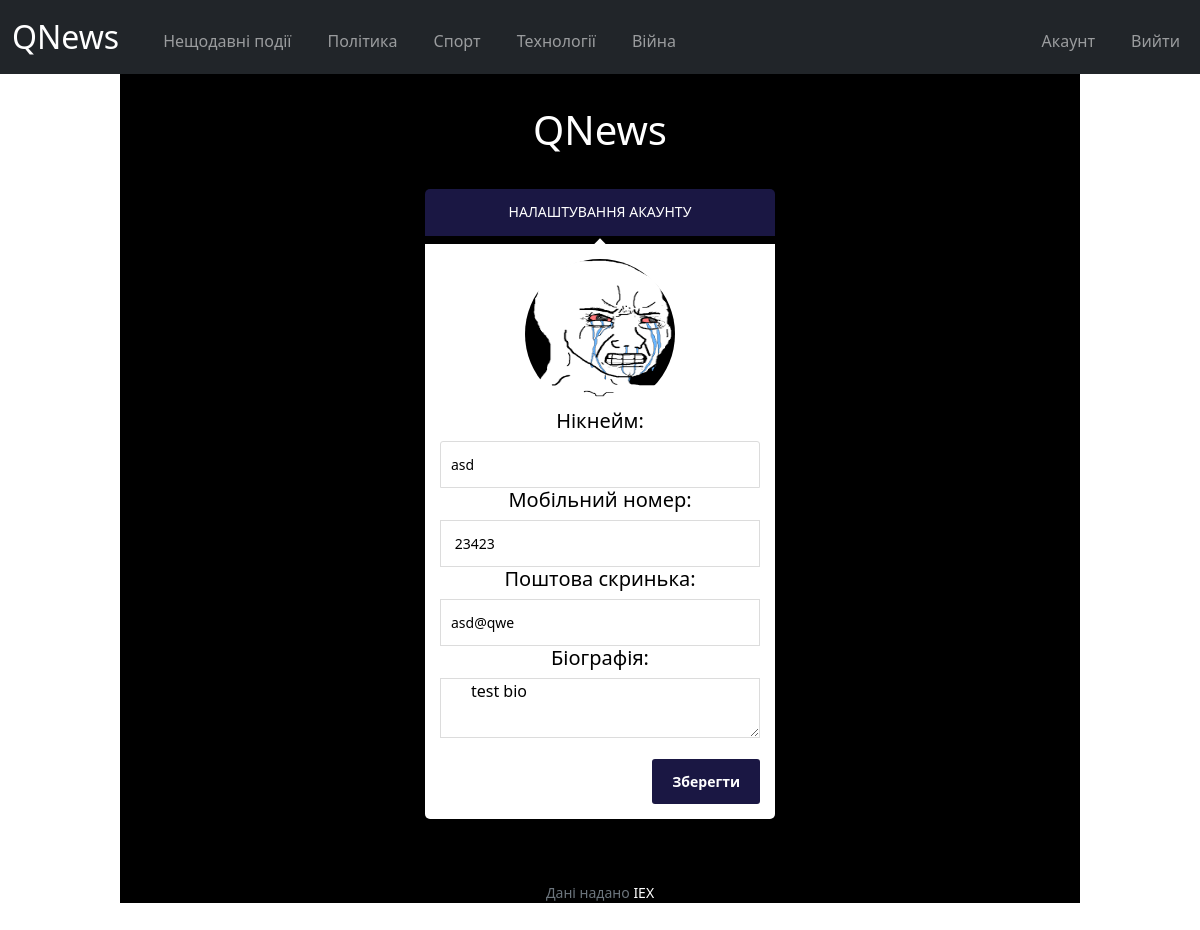
/account (signed in), run on the app's committed database.
### tables this page shows
CREATE TABLE 'users' (id INTEGER PRIMARY KEY AUTOINCREMENT NOT NULL, username TEXT NOT NULL, password TEXT NOT NULL, biography TEXT, img TEXT DEFAULT '../static/img/def_profile_ph.jpg', 'email'  TEXT , 'phone'  INTEGER );

### application.py (the view)
@app.route("/account", methods=["GET", "POST"])
@login_required
def account():
    res = db.execute("SELECT * FROM users WHERE id == :id", id=session["user_id"])
    return render_template("account.html", res=res)

### application.py (called while the page is built)
@app.after_request
def after_request(response):
    response.headers["Cache-Control"] = "no-cache, no-store, must-revalidate"
    response.headers["Expires"] = 0
    response.headers["Pragma"] = "no-cache"
    return response

def login_required(f):
    @wraps(f)
    def decorated_function(*args, **kwargs):
        if session.get("user_id") is None:
            return redirect("/")
        return f(*args, **kwargs)
    return decorated_function

### templates/account.html (shortened to what this page needs)
{% extends "layout.html" %}
{% block main %}
        <div id="login-form">
            <h1>Налаштування акаунту</h1>
            <fieldset>
                <form action="/updateAccSettings" method="POST">
                <img class="avatar" src="{{ res[0]['img'] }}">
                <h5 class="account">Нікнейм: </h5>
                <input name="username" type="text" value="{{ res[0]['username'] }}" class="subm">
                <h5 class="account">Мобільний номер: </h5>
                <input name="phone" type="tel" class="subm" placeholder="Введіть номер телефону" value="{% if res[0]['phone'] %} {{res[0]['phone']}} {% endif %}">
                <h5 class="account">Поштова скринька: </h5>
                <input type="email" name="email" placeholder="Введіть поштовий адрес" value="{% if res[0]['email'] %} {{ res[0]['email'] }} {% endif %}">
                <h5 class="account">Біографія: </h5>
                <textarea name="textarea" class="txt-area" placeholder="Введіть біографію">{% if res[0]['biography'] %} {{res[0]['biography']}} {% endif %}</textarea>
                <input type="submit" value="Зберегти">
                </form>
            </fieldset>
        </div>
{% endblock%}

### static/styles.css (style rules this page uses)
body { background-image: url(img/background.jpg); }
* { color: white; }
input { border: none; font-family: inherit; font-size: inherit; margin: 0; outline: none; -webkit-appearance: none; }
input[type="submit"] { cursor: pointer; }
#login-form { margin: 25px auto; margin-bottom: 15px; width: 350px; }
#login-form h1 { background-color: #1A1743; border-radius: 5px 5px 0 0; color: #fff; font-size: 14px; padding: 15px; text-align: center; text-transform: uppercase; }
#login-form fieldset { background: #fff; border-radius: 0 0 5px 5px; padding: 15px; position: relative; }
#login-form fieldset:before { background-color: #fff; content: ""; height: 8px; left: 50%; margin: -4px 0 0 -4px; position: absolute; top: 0; -webkit-transform: rotate(45deg); -moz-transform: rotate(45deg); -ms-transform: rotate(45deg); -o-transform: rotate(45deg); transform: rotate(45deg); width: 8px; }
#login-form input { font-size: 14px; }
#login-form input[type="email"], #login-form input[type="tel"], #login-form input[type="text"], #login-form input[type="password"] { border: 1px solid #dcdcdc; padding: 12px 10px; width: 320px; color: black; }
#login-form input[type="text"] { border-radius: 3px 3px 0 0; }
#login-form input[type="submit"] { background: #1A1743; border-radius: 3px; color: #fff; float: right; font-weight: bold; margin-top: 15px; padding: 12px 20px; }
.subm { color: black; }
.txt-area { border: 1px solid #dcdcdc; padding: 0px 5px; width: 320px; min-height: 60px; color: black; font-family: inherit; font-size: inherit; }
img.avatar { display: block; margin-left: auto; margin-right: auto; width: 150px; height: 150px; border-radius: 50%; }
h5.account { text-align: center; color: black; }

### data on the page
users: img (picture), username "asd", phone "23423", email "asd@qwe", textarea "test bio"
